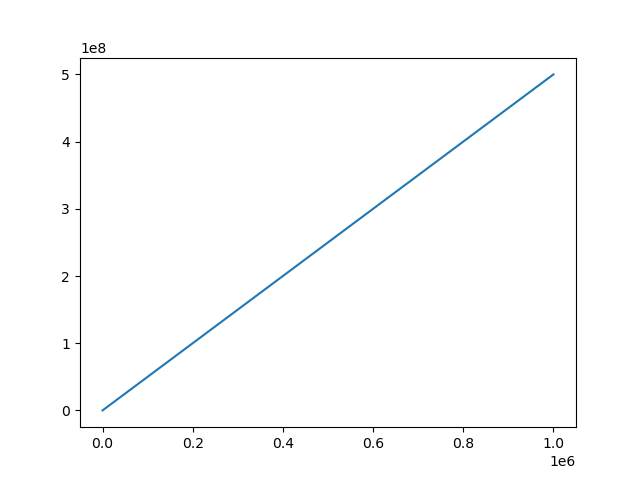

Reproduce this figure in Python.
import numpy as np
import matplotlib.pyplot as plt


def cdf():
    # Setting seed, so that data is same for any run
    np.random.seed(42)
    a = np.random.uniform(0.000001, 1, (1000000, 1000))
    plt.plot(np.arange(1000000), np.cumsum(a.reshape(-1)[0:-1:1000]))
    plt.savefig("cdf.png")


if __name__ == "__main__":
    cdf()
